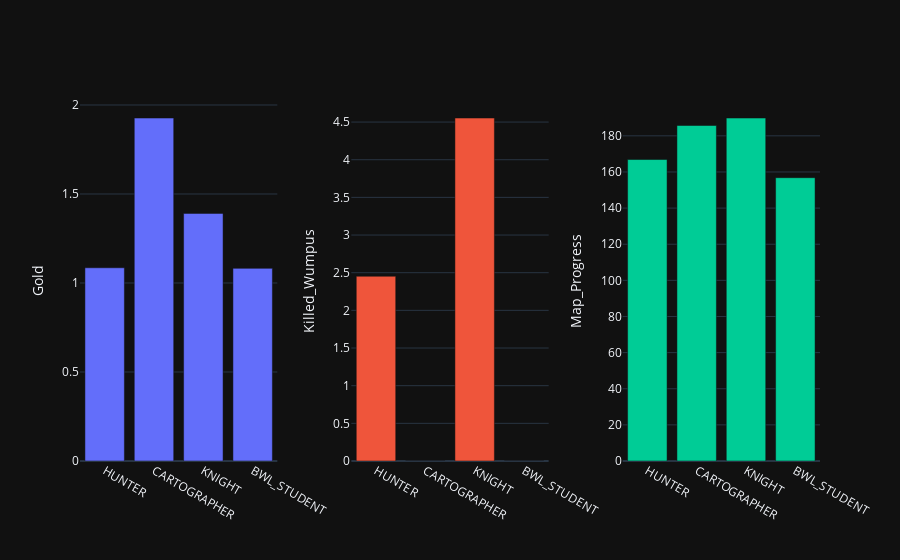

Notebook code cell kept with this figure:
### Code cell
# Plot progress single run
plt = make_subplots(rows=1, cols=3, horizontal_spacing=0.1)
goals = ["Gold", "Killed_Wumpus", "Map_Progress"]

for goalID in range(len(goals)):
    plt.add_trace(go.Bar(x=data['Role'].to_list(), y=data[goals[goalID]].to_list()
                         , showlegend = False)
                         , row=(goalID//3)+1, col=goalID%3+1)
    plt.update_xaxes(title_text="", row=(goalID//3)+1, col=goalID%3+1)
    plt.update_yaxes(title_text=goals[goalID], row=(goalID//3)+1, col=goalID%3+1)

plt

### Figure 1 — Plotly figure (JSON) as saved in the notebook; plotly's stock layout.template omitted (floating-point values rounded to 4 significant figures)
{"data": [{"showlegend": false, "x": ["HUNTER", "CARTOGRAPHER", "KNIGHT", "BWL_STUDENT"], "y": [1.086, 1.927, 1.391, 1.082], "type": "bar", "xaxis": "x", "yaxis": "y"}, {"showlegend": false, "x": ["HUNTER", "CARTOGRAPHER", "KNIGHT", "BWL_STUDENT"], "y": [2.453, 0.0, 4.553, 0.0], "type": "bar", "xaxis": "x2", "yaxis": "y2"}, {"showlegend": false, "x": ["HUNTER", "CARTOGRAPHER", "KNIGHT", "BWL_STUDENT"], "y": [166.9, 185.7, 189.8, 156.8], "type": "bar", "xaxis": "x3", "yaxis": "y3"}], "layout": {"xaxis": {"anchor": "y", "domain": [0.0, 0.2667], "title": {"text": ""}}, "yaxis": {"anchor": "x", "domain": [0.0, 1.0], "title": {"text": "Gold"}}, "xaxis2": {"anchor": "y2", "domain": [0.3667, 0.6333], "title": {"text": ""}}, "yaxis2": {"anchor": "x2", "domain": [0.0, 1.0], "title": {"text": "Killed_Wumpus"}}, "xaxis3": {"anchor": "y3", "domain": [0.7333, 1.0], "title": {"text": ""}}, "yaxis3": {"anchor": "x3", "domain": [0.0, 1.0], "title": {"text": "Map_Progress"}}}}
